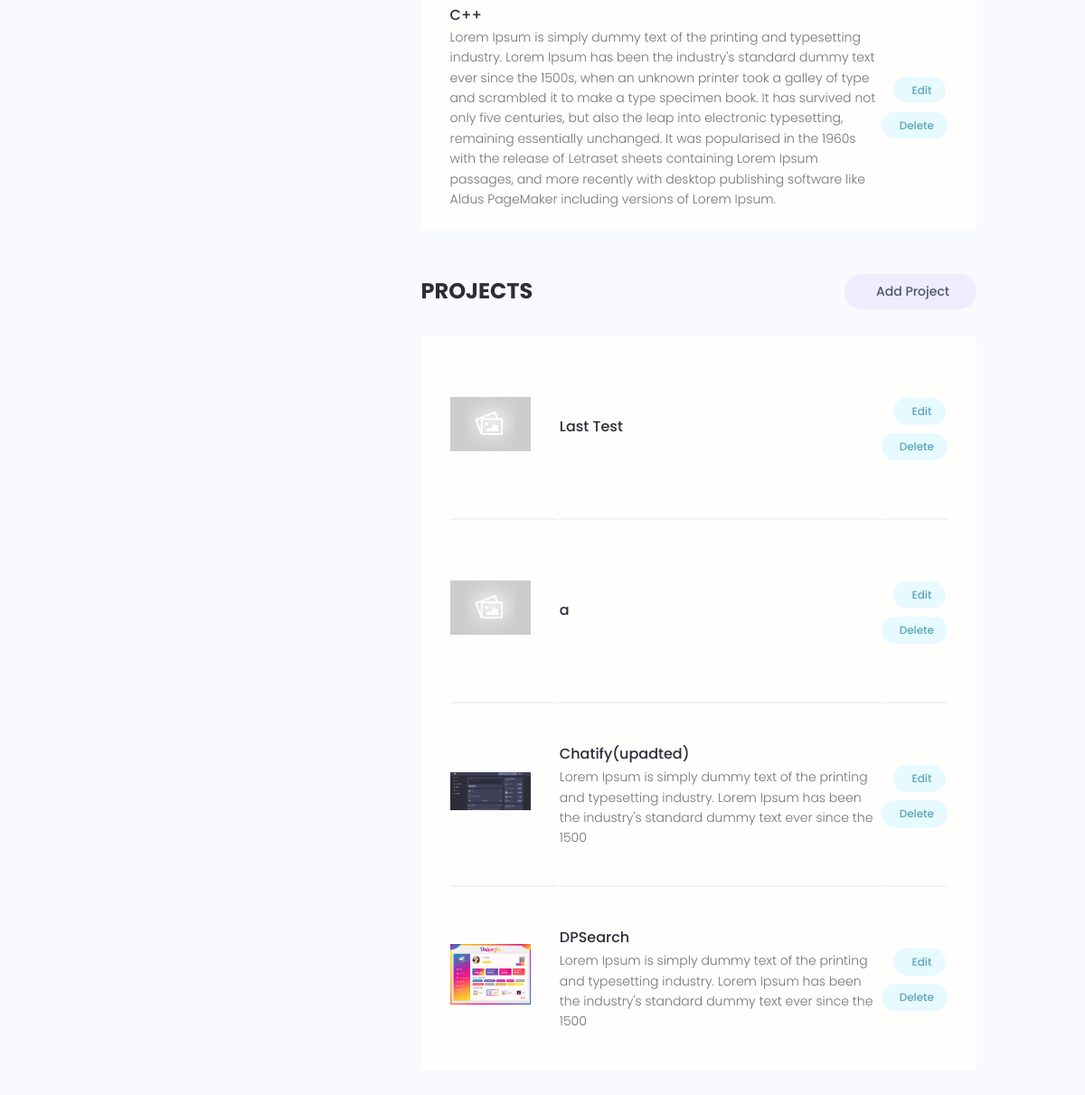
Page /account/ (signed in, lower part) on the earlier database version.
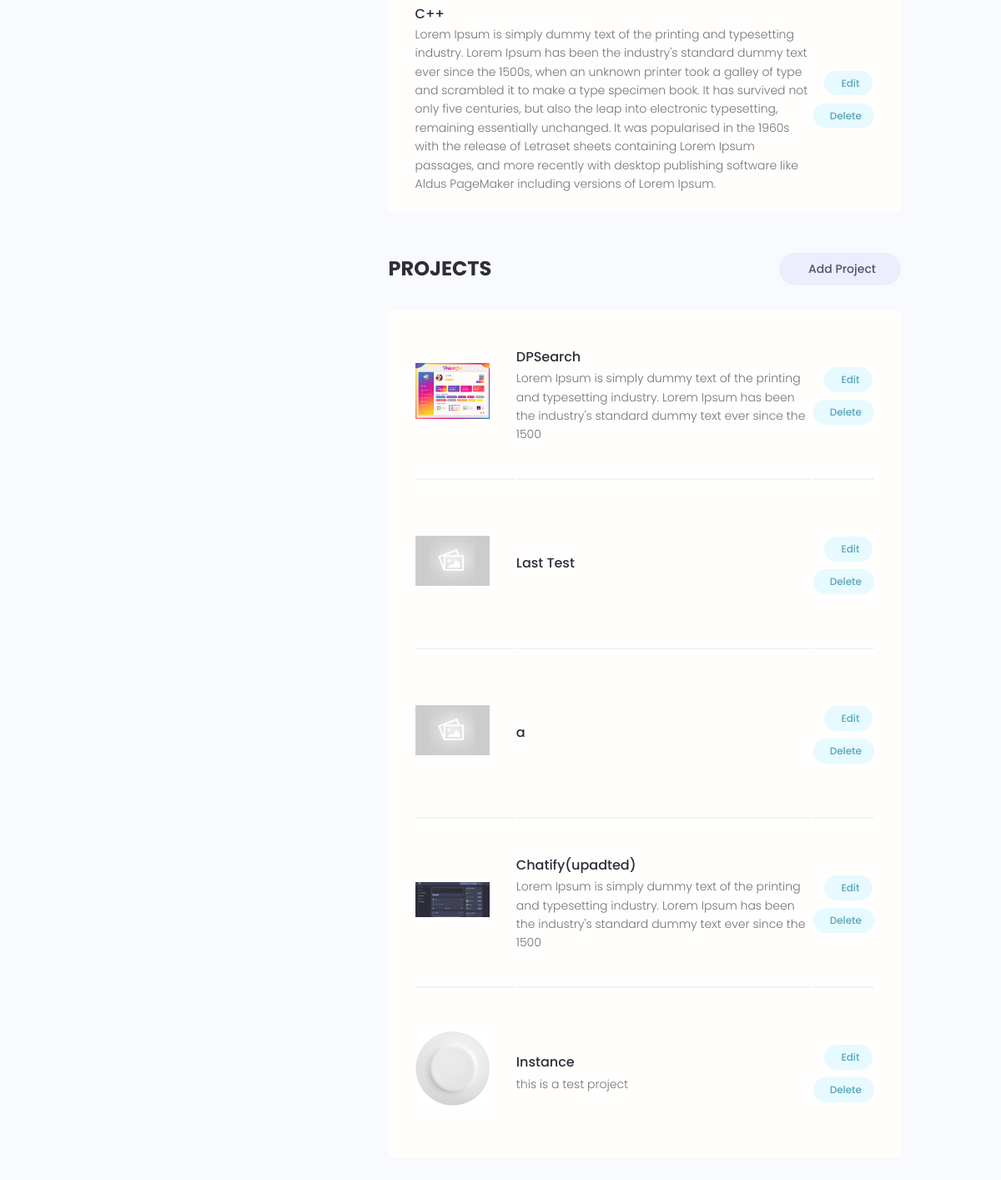
Same page on the later database version.
### users/models.py (models this page shows, shortened)
class Skill(models.Model):
    owner = models.ForeignKey(Profile, null=True, blank=True, on_delete=models.CASCADE)
    name = models.CharField(max_length=255, null=True, blank=True)
    description = models.TextField(null=True, blank=True)
    created = models.DateTimeField(auto_now_add=True)
    id = models.UUIDField(default=uuid.uuid4, unique=True, primary_key=True, editable=False)
    class Meta:
        verbose_name_plural = 'Skills'

### projects/models.py (models this page shows, shortened)
class Project(models.Model):
    owner = models.ForeignKey(Profile, null=True, blank=True, on_delete=models.CASCADE)
    title = models.CharField(max_length=255)
    slug = models.SlugField(max_length=255)
    featured_image = models.ImageField(null=True, blank=True, default='default.jpg')
    description = models.TextField(blank=True, null=True)
    demo_link = models.CharField(max_length=2048, null=True, blank=True)
    source_link = models.CharField(max_length=2048, null=True, blank=True)
    tags = models.ManyToManyField('Tag', blank=True)
    vote_ratio = models.IntegerField(default=0, null=True, blank=True)
    vote_total = models.IntegerField(default=0, null=True, blank=True)
    created = models.DateTimeField(auto_now_add=True)
    id = models.UUIDField(default=uuid.uuid4, unique=True, primary_key=True, editable=False)
    class Meta:
        verbose_name_plural = 'Projects'
        ordering = ['-vote_ratio', '-vote_total', 'title']
    def get_absolute_url(self):
        return reverse("project-detail", args=[self.slug])
    def get_edit_url(self):
        return reverse("update-project", args=[self.slug])
    def get_delete_url(self):
        return reverse("delete-project", args=[self.slug])
    @property
    def image_url(self):
        try:
            url = self.featured_image.url
        except:
            url = ''
        return url

### users/views.py (the view)
# urls.py: path('account/', views.show_user_account, name="account"),
@login_required(login_url='login')
def show_user_account(request):
    profile = request.user.profile
    skills = profile.skill_set.all()
    projects = profile.project_set.all()
    context = {"profile":profile, "skills":skills, "projects":projects}
    return render(request, "users/account.html", context)

### users/models.py (called while the page is built)
    @property
    def image_url(self):
        try:
            url = self.profile_image.url
        except:
            url = ''
        return url

    @property
    def get_name(self):
        return f"{self.first_name} {self.last_name}"

### users/templates/users/account.html (shortened to what this page needs)
{% extends 'main.html' %}
{% block content %}
<main class="settingsPage profile my-md">
  <div class="container">
    <div class="layout">
      <div class="column column--1of3">
      </div>
      <div class="column column--2of3">
        <table class="settings__table">
          {% for skill in skills %}
          <tr>
            <td class="settings__tableInfo">
              <h4>{{ skill.name }}</h4>
              <p>
                {{ skill.description|linebreaksbr }}
              </p>
            </td>
            <td class="settings__tableActions">
              <a class="tag tag--pill tag--main settings__btn" href="{% url 'edit-skill' skill.id %}"> Edit</a>
              <a class="tag tag--pill tag--main settings__btn" href="{% url 'delete-skill' skill.id %}">
                Delete</a>
            </td>
          </tr>
          {% endfor %}
        </table>
        <div class="settings">
          <h3 class="settings__title">Projects</h3>
          <a class="tag tag--pill tag--sub settings__btn tag--lg" href="{% url 'create-project' %}"> Add Project</a>
        </div>
        <table class="settings__table">
          {% for project in projects %}
          <tr>
            <td class="settings__thumbnail">
              <a href="{{ project.get_absolute_url }}"><img src="{{ project.image_url }}" alt="Project Thumbnail" /></a>
            </td>
            <td class="settings__tableInfo">
              <a href="{{ project.get_absolute_url }}">{{ project.title }}</a>
              <p>
                {{ project.description|slice:"150"}}
              </p>
            </td>
            <td class="settings__tableActions">
              <a class="tag tag--pill tag--main settings__btn" href="{{ project.get_edit_url }}"> Edit</a>
              <a class="tag tag--pill tag--main settings__btn" href="{{ project.get_delete_url }}">
                Delete</a>
            </td>
          </tr>
          {% endfor %}
        </table>
      </div>
    </div>
  </div>
</main>
{% endblock content %}

Differences in the rows shown:
changed Project "DPSearch": moves up the list
added Project: image_url (picture), title "Instance", description "this is a test project"
